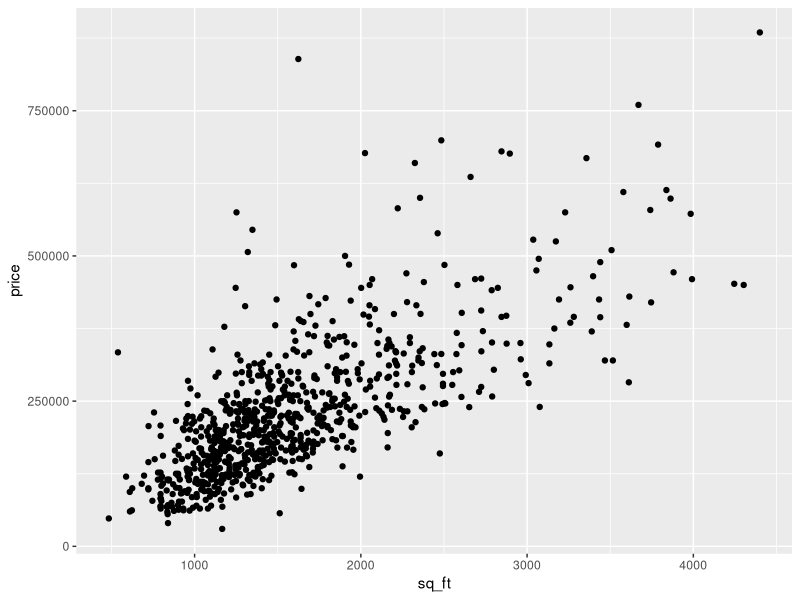
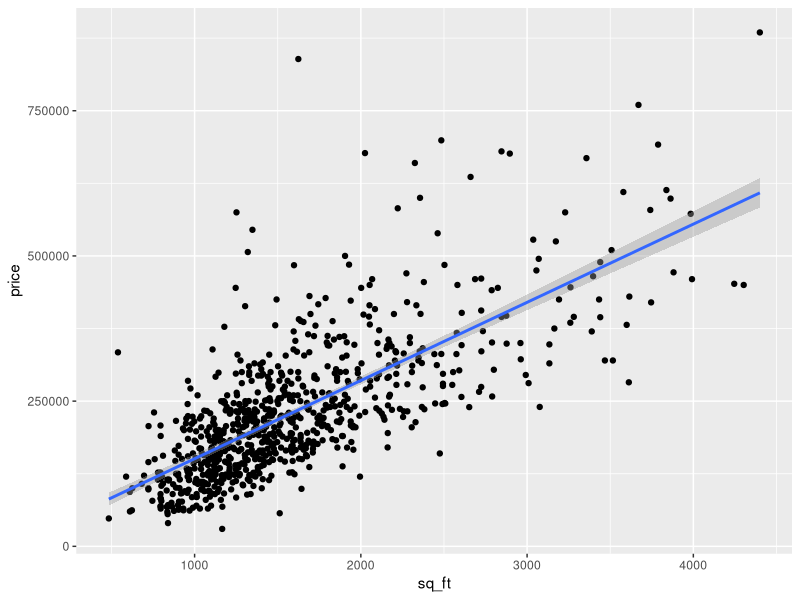
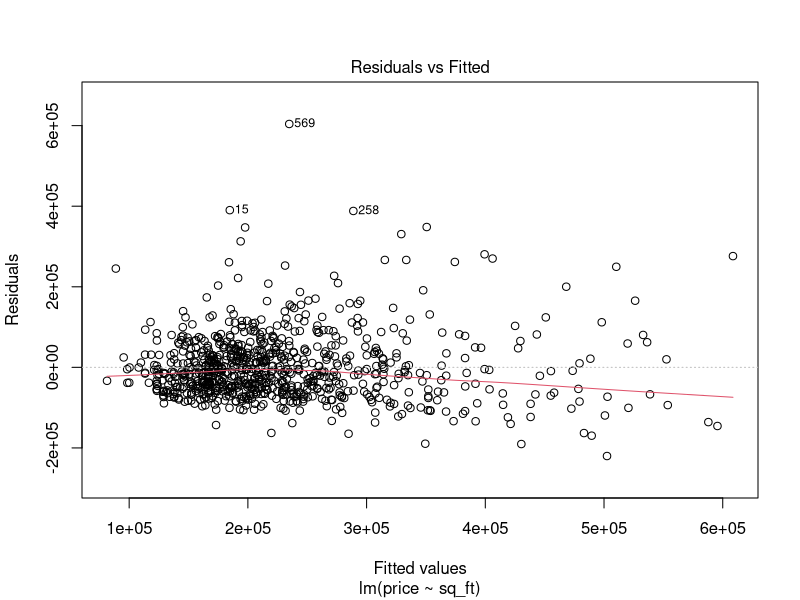
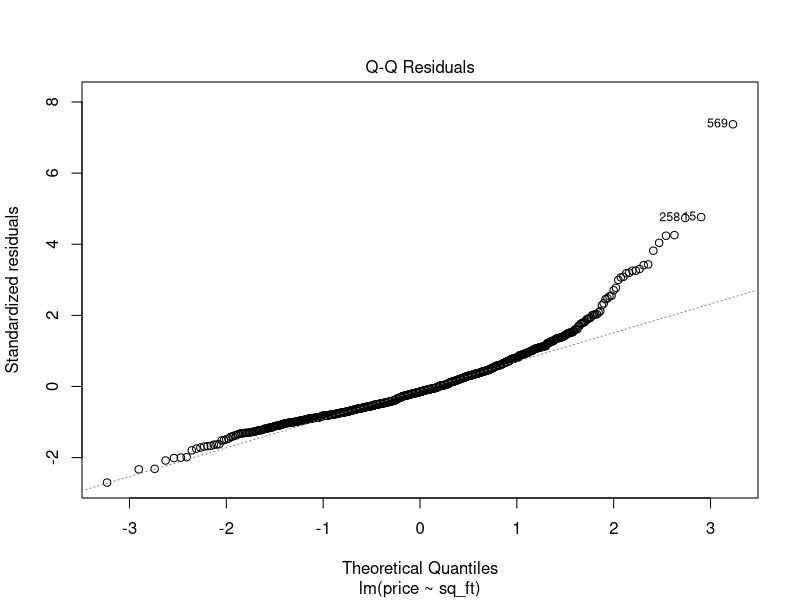

Source code (R) for these figures, in order:
## ---- chunk 1
knitr::opts_chunk$set(echo = TRUE)
## ---- chunk 2
#install.packages("ggplot2") uncomment this line if needed
library(ggplot2)
## ---- chunk 3
sacramento = read.csv("sacramento.csv")
head(sacramento) # View first few rows
## ---- chunk 4
ggplot(data = sacramento, aes(x = sq_ft, y = price)) + geom_point() # Adding scatter plot
## ---- chunk 5
# Syntax = cor(data$x, data$y)
cor(sacramento$sq_ft, sacramento$price)
## ---- chunk 6
# Syntax = lm(y ~ x, data)
lin_reg = lm(price ~ sq_ft, data = sacramento)
## ---- chunk 7
# Fitted model components (e.g. coefficients, residuals) are stored in lin_reg
lin_reg$coefficients
## ---- chunk 8
ggplot(data = sacramento, aes(x = sq_ft, y = price)) +
geom_point() + # Add scatter plot
geom_smooth(method = 'lm') # Add the line of best fit
## ---- chunk 9
plot(lin_reg,1) #1. Constant variance (Residuals vs Fitted)
plot(lin_reg,2) #2. Normality of residuals (Normal Q-Q plot)
## ---- chunk 10
# Step 1. Get the residuals (errors)
residuals <- lin_reg$residuals
# Step 2. Square the residuals 
residuals_squared <- residuals**2  
# Step 3. Find the mean of the squared residuals (MSE)
MSE <- mean(residuals_squared)
# Step 4. Take the square root to get RMSE
RMSE <- sqrt(MSE)
RMSE
## ---- chunk 11
# Metrics such as R2 are derived statistics that are calculated only when you call summary()
summary(lin_reg)$r.squared
## ---- chunk 12
(cor(sacramento$sq_ft, sacramento$price))**2
